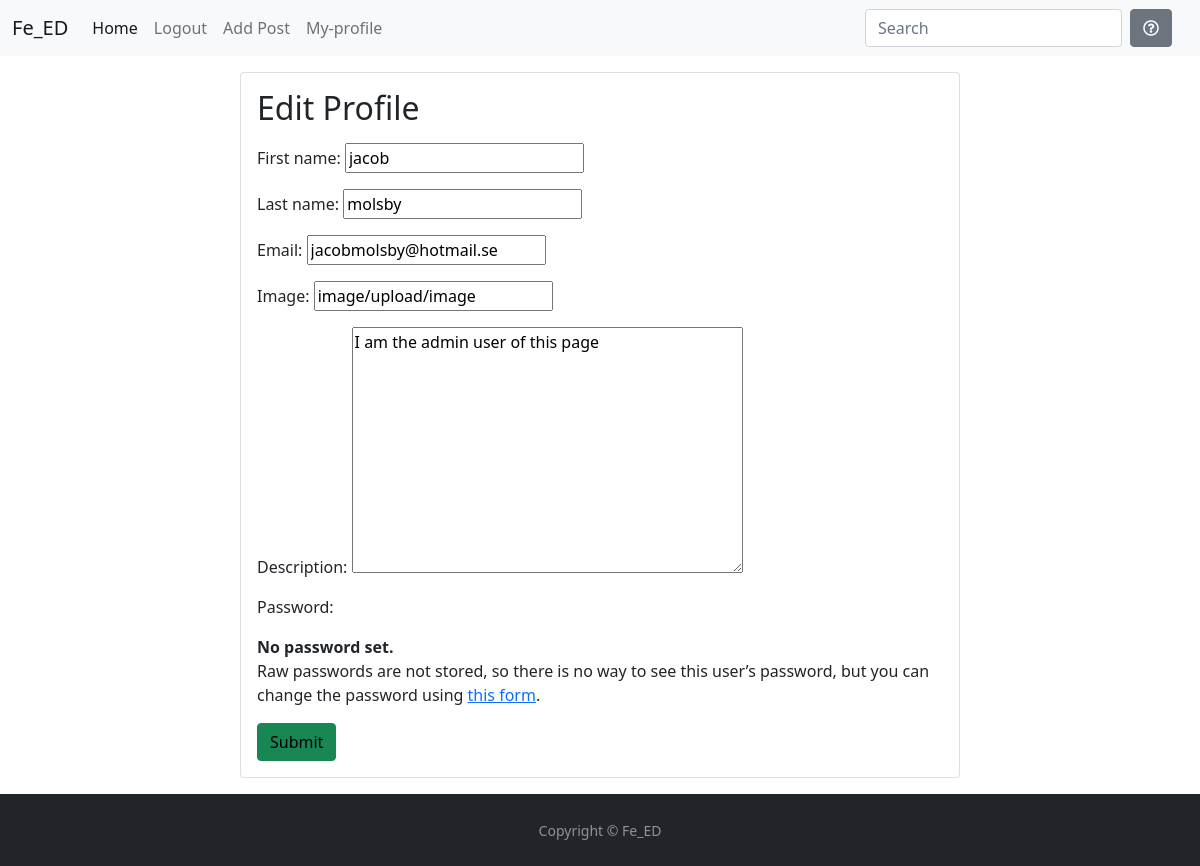
The app's page /members/profile/edit/ (signed in) with its own data.
### members/models.py (models this page shows, shortened)
class Member(models.Model):
    user = models.OneToOneField(User, related_name="member", on_delete=models.CASCADE)
    first_name = models.CharField(max_length=50)
    last_name = models.CharField(max_length=50)
    email = models.EmailField()
    profile_image = CloudinaryField('image', default='default_image')
    description = models.TextField()

### members/views.py (the view, shortened to what this page needs)
# urls.py: path('profile/edit/', views.EditProfile, name='edit_profile'),
@login_required
def EditProfile(request):
    if request.method == "GET":
        form = ProfileForm(instance=request.user.member)
        context = {"form":form}
        return render(request, 'profiles/edit_profile.html', context)

### members/forms.py
class ProfileForm(UserChangeForm):
    class Meta:
        model = Member
        fields = [
            'first_name',
            'last_name',
            'email',
            'profile_image',
            'description'
        ]

### templates/profiles/edit_profile.html (shortened to what this page needs)
{% extends 'base.html' %}
{% load static %}
{% block content %}
<div class="container">
    <div class="row">
        <div class="col-md-8 mt-3 mb-3 offset-md-2">
            <div class="card">
                <div class="card-body">
                     <h2>Edit Profile</h2>
                    <form action="." method="POST" enctype="multipart/form-data">
                        <p>{{ form.as_p }}</p>
                        <button class="btn btn-success post-link" type="submit">Submit</button>
                    </form>
                </div>
            </div>
        </div>
    </div>
</div>
{% endblock %}

### static/css/style.css (style rules this page uses)
html, body { height: 100%; }
.post-link { text-decoration: None; color: black; }

### records on screen
Member: first_name "jacob", last_name "molsby", email "jacobmolsby@hotmail.se", profile_image "image/upload/image", description "I am the admin user of this page"
